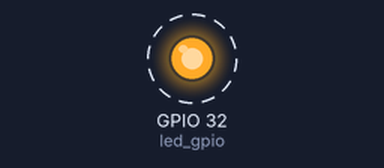
This sketch was run on a simulated ESP32. Shown: output pins drawn as LEDs (lit = HIGH). Dashed ring = blinking.

Above: at 0.5 s.
Timing chart, 0 to 4.6 s (numbered marks = the images above):
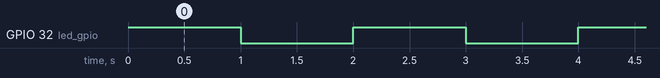

Measured:
- by itself, GPIO 32 (led_gpio): alternates HIGH for 1.0 s and LOW for 1.0 s

The sketch:

Blink-LED.ino
```cpp
#define led_gpio 32

void setup() {
  pinMode(led_gpio, OUTPUT);

}

void loop() {
  digitalWrite(led_gpio, HIGH);
  delay(1000);
  digitalWrite(led_gpio, LOW);
  delay(1000);

}
```
